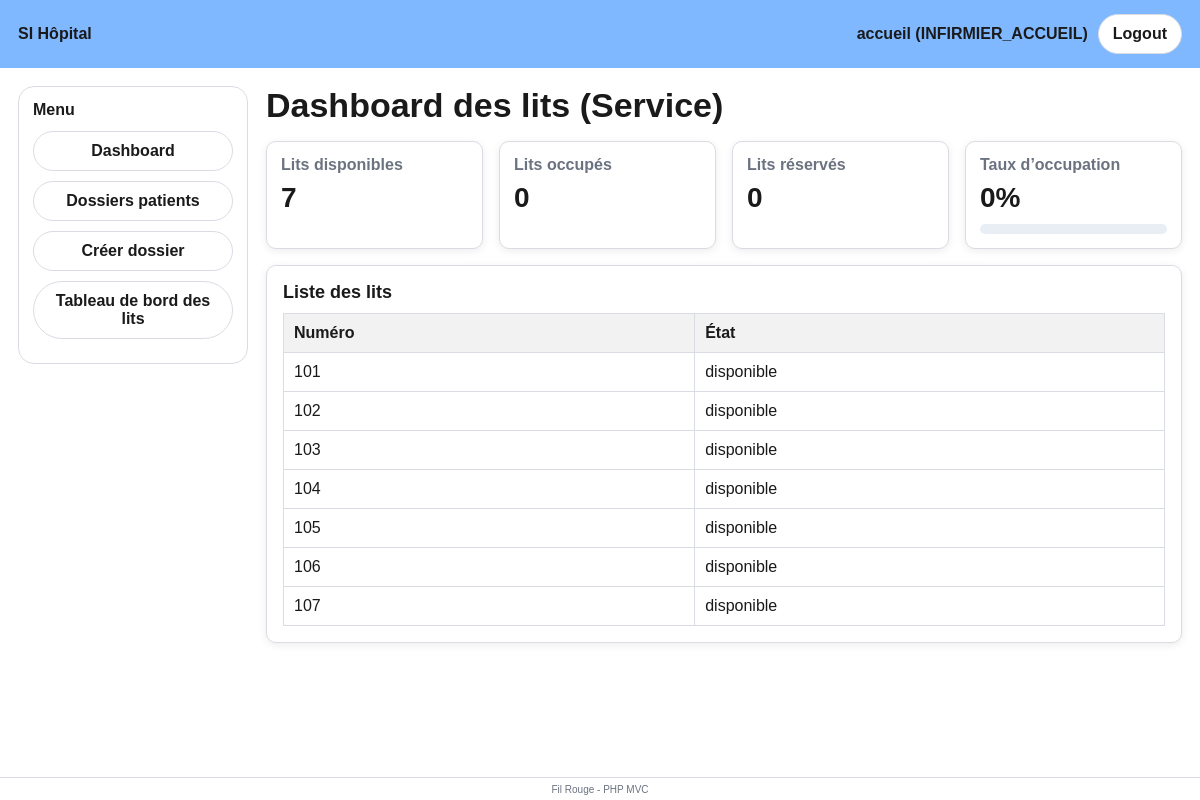
Screenshot of /index.php?action=lits_dashboard (signed in) with the database file from the repository.
### tables this page shows
CREATE TABLE LIT (
    idLit TINYINT AUTO_INCREMENT PRIMARY KEY,
    numeroLit TINYINT NOT NULL,
    etatLit ENUM('disponible', 'reserve', 'occupe', 'en_panne', 'maintenance', 'HS') NOT NULL DEFAULT 'disponible',
    idService TINYINT NOT NULL,
    FOREIGN KEY (idService) REFERENCES SERVICE(idService) ON UPDATE CASCADE,
    UNIQUE (idService, numeroLit)
);

### app/controllers/LitController.php (called while the page is built, shortened)
<?php
require_once __DIR__ . '/../models/LitModel.php';
function lits_dashboard(): void
{
    $user = $_SESSION['user'] ?? null;
    $idPersonnel = (int)($user['idPersonnel'] ?? 0);
    $idService   = $idPersonnel > 0 ? (int)(getServiceIdByPersonnel($idPersonnel) ?? 0) : 0;
    $tauxOccupation  = 0;
    $stats = getLitStatsByService($idService);
    $lits  = getLitsByService($idService);
    $map = [];
    foreach ($stats as $s) {
        $etat = (string)($s['etatLit'] ?? '');
        $map[$etat] = (int)($s['nb'] ?? 0);
    }
    $nbDisponible = $map['disponible'] ?? 0;
    $nbOccupe     = $map['occupe'] ?? 0;
    $nbReserve    = $map['reserve'] ?? 0;
    $nbHs  = 0;
    $nbHs += $map['hs'] ?? 0;
    $nbHs += $map['HS'] ?? 0;
    $nbHs += $map['en_panne'] ?? 0;
    $nbHs += $map['maintenance'] ?? 0;
    $totalLits = $nbDisponible + $nbOccupe + $nbReserve + $nbHs;
    if ($totalLits > 0) {
        $tauxOccupation = (int) round((($nbOccupe + $nbReserve) / $totalLits) * 100);
    }
    require __DIR__ . '/../views/lits/dashboard_infirmier_accueil.php';
}

### app/config/database.php (called while the page is built, shortened)
<?php
function db(): PDO
{
    static $pdo = null;
    if ($pdo instanceof PDO) {
        return $pdo;
    }
    $cfg = require __DIR__ . '/config.php';
    $dsn = 'mysql:host=' . $cfg['host']
         . ';port=' . $cfg['port']
         . ';dbname=' . $cfg['dbname']
         . ';charset=' . $cfg['charset'];
    $pdo = new PDO($dsn, $cfg['user'], $cfg['pass'], [
        PDO::ATTR_ERRMODE => PDO::ERRMODE_EXCEPTION,
        PDO::ATTR_DEFAULT_FETCH_MODE => PDO::FETCH_ASSOC,
    ]);
    return $pdo;
}

### app/models/LitModel.php (called while the page is built, shortened)
<?php
require_once __DIR__ . '/../config/database.php';
function fetchIntOrNull(string $sql, array $params = [], string $field = ''): ?int
{
    $stmt = db()->prepare($sql);
    $stmt->execute($params);
    $row = $stmt->fetch(PDO::FETCH_ASSOC);
    if ($field === '') {
        $value = array_values($row)[0] ?? null;
    } else {
        $value = $row[$field] ?? null;
    }
    return ($value === null) ? null : (int) $value;
}
function getServiceIdByPersonnel(int $idPersonnel): ?int
{
    return fetchIntOrNull(
        "SELECT idService FROM PERSONNEL WHERE idPersonnel = ? LIMIT 1",
        [$idPersonnel],
        'idService'
    );
}
function getLitStatsByService(int $idService): array
{
    $sql = "
        SELECT etatLit, COUNT(*) AS nb
        FROM LIT
        WHERE idService = ?
        GROUP BY etatLit
    ";
    $stmt = db()->prepare($sql);
    $stmt->execute([$idService]);
    return $stmt->fetchAll(PDO::FETCH_ASSOC) ?: [];
}
function getLitsByService(int $idService): array
{
    $sql = "
        SELECT idLit, numeroLit, etatLit
        FROM LIT
        WHERE idService = ?
        ORDER BY numeroLit
    ";
    $stmt = db()->prepare($sql);
    $stmt->execute([$idService]);
    return $stmt->fetchAll(PDO::FETCH_ASSOC) ?: [];
}

### app/views/lits/dashboard_infirmier_accueil.php (the view, shortened to what this page needs)
<?php require __DIR__ . '/../../includes/header.php'; ?>
<?php require __DIR__ . '/../../includes/sidebar.php'; ?>
<h1 class="page-title">Dashboard des lits (Service)</h1>
<div class="stats-grid">
  <div class="stat-card">
    <div class="stat-label">Lits disponibles</div>
    <div class="stat-value"><?= (int)$nbDisponible ?></div>
  </div>
  <div class="stat-card">
    <div class="stat-label">Lits occupés</div>
    <div class="stat-value"><?= (int)$nbOccupe ?></div>
  </div>
  <div class="stat-card">
    <div class="stat-label">Lits réservés</div>
    <div class="stat-value"><?= (int)$nbReserve ?></div>
  </div>
  <div class="stat-card">
    <div class="stat-label">Taux d’occupation</div>
    <div class="stat-value"><?= (int)$tauxOccupation ?>%</div>
    <div class="progress">
    </div>
  </div>
</div>
<div class="card">
  <div class="card-title">Liste des lits</div>
  <table class="table">
    <tr>
      <th>Numéro</th>
      <th>État</th>
    </tr>
    <?php foreach (($lits ?? []) as $lit): ?>
      <tr>
        <td><?= (int)$lit['numeroLit'] ?></td>
        <td><?= htmlspecialchars($lit['etatLit']) ?></td>
      </tr>
    <?php endforeach; ?>
  </table>
</div>
<?php require __DIR__ . '/../../includes/footer.php'; ?>

### public/index.php (shortened to what this page needs)
<?php
require_once APP_PATH . '/config/database.php';
$action = $_GET['action'] ?? 'login_form';
switch ($action) {
    case 'lits_dashboard':
       require_once APP_PATH . '/controllers/LitController.php';
       lits_dashboard();
       break;
}

### app/includes/header.php (shortened to what this page needs)
<?php
$user = $_SESSION['user'] ?? null;
?>
<!doctype html>
<html lang="fr">
<head>
  <link rel="stylesheet" href="assets/css/style.css">
</head>
<body>
<div class="page">
<header class="topbar">
  <div class="brand">SI Hôpital</div>
  <div class="right">
    <?php if ($user): ?>
      <div class="user">
        <?= htmlspecialchars($user['username'], ENT_QUOTES, 'UTF-8') ?>
        (<?= htmlspecialchars($user['role'], ENT_QUOTES, 'UTF-8') ?>)
      </div>
      <a class="btn" href="index.php?action=logout">Logout</a>
    <?php endif; ?>
  </div>
</header>
<div class="content">

### app/includes/sidebar.php (shortened to what this page needs)
<?php
$role = $_SESSION['user']['role'] ?? '';
?>
<aside class="sidebar">
  <div class="menu-box">
    <h4 class="menu-title">Menu</h4>
    <ul class="menu">
      <li><a href="index.php?action=dashboard">Dashboard</a></li>
      <?php if ($role === 'INFIRMIER_ACCUEIL'): ?>
        <li><a href="index.php?action=dossiers_list">Dossiers patients</a></li>
        <li><a href="index.php?action=dossier_create_form">Créer dossier</a></li>
        <li><a href="index.php?action=lits_dashboard">Tableau de bord des lits</a></li>
      <?php endif; ?>
    </ul>
  </div>
</aside>
<main class="main">

### app/includes/footer.php
</main>
</div>
<footer class="footer">
  <small>Fil Rouge - PHP MVC</small>
</footer>
</div>
</body>
</html>

### public/assets/css/style.css (style rules this page uses)
:root { --blue: #7fb8ff; --blue-dark: #4c97ff; --bg: #ffffff; --text: #1a1a1a; --muted: #6b7280; --border: #d9dde3; --shadow: 0 2px 8px rgba(0,0,0,0.08); --radius: 10px; }
* { box-sizing: border-box; }
body { margin: 0; font-family: Arial, sans-serif; color: var(--text); background: var(--bg); }
a { color: var(--blue-dark); }
.page { min-height: 100vh; display: flex; flex-direction: column; }
.topbar { background: var(--blue); padding: 14px 18px; display: flex; align-items: center; gap: 14px; }
.brand { font-weight: 800; }
.topbar .right { margin-left: auto; display: flex; align-items: center; gap: 10px; }
.topbar .user { font-weight: 700; }
.content { display: flex; gap: 18px; padding: 18px; flex: 1; }
.sidebar { width: 230px; flex: 0 0 230px; }
.menu-box { border: 1px solid var(--border); border-radius: 16px; padding: 14px; }
.menu-title { margin: 0 0 12px 0; font-size: 16px; font-weight: 800; }
.menu { list-style: none; padding: 0; margin: 0; }
.menu li { margin-bottom: 10px; }
.menu a { display: block; text-decoration: none; color: var(--text); background: #fff; border: 1px solid var(--border); border-radius: 999px; padding: 10px 12px; text-align: center; font-weight: 800; }
.main { flex: 1; padding: 0; }
.page-title { margin: 0 0 16px 0; font-size: 34px; font-weight: 800; }
.card { background: #fff; border: 1px solid var(--border); border-radius: var(--radius); padding: 16px; box-shadow: var(--shadow); }
.card-title { font-size: 18px; font-weight: 800; margin: 0 0 10px 0; }
.btn { display: inline-block; padding: 10px 14px; border-radius: 999px; border: 1px solid var(--border); background: #fff; color: var(--text); text-decoration: none; font-weight: 800; cursor: pointer; }
.table { width: 100%; border-collapse: collapse; background: #fff; margin-top: 10px; }
.table th, .table td { border: 1px solid var(--border); padding: 10px; text-align: left; }
.table th { background: #f2f2f2; font-weight: 800; }
.footer { text-align: center; padding: 4px 8px; font-size: 12px; color: #6b7280; border-top: 1px solid var(--border); margin: 0; line-height: 1.2; }
.stats-grid { display: grid; grid-template-columns: repeat(4, minmax(180px, 1fr)); gap: 16px; margin-bottom: 16px; }
.stat-card { background: #fff; border: 1px solid var(--border); border-radius: var(--radius); padding: 14px; box-shadow: var(--shadow); }
.stat-label { font-weight: 800; color: var(--muted); margin-bottom: 8px; }
.stat-value { font-size: 28px; font-weight: 900; }
.progress { margin-top: 10px; height: 10px; background: #e9eef5; border-radius: 999px; overflow: hidden; }

### rows the page displays
lit: numeroLit "101", etatLit "disponible"
lit: numeroLit "102", etatLit "disponible"
lit: numeroLit "103", etatLit "disponible"
lit: numeroLit "104", etatLit "disponible"
lit: numeroLit "105", etatLit "disponible"
lit: numeroLit "106", etatLit "disponible"
lit: numeroLit "107", etatLit "disponible"

### other values shown
$user['username'] "accueil"
$user['role'] "INFIRMIER_ACCUEIL"
$nbDisponible "7"
$nbOccupe "0"
$nbReserve "0"
$tauxOccupation "0"
